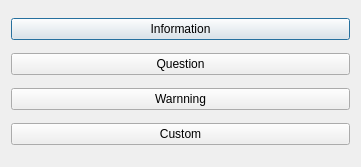
<?xml version="1.0" encoding="UTF-8"?>
<ui version="4.0">
 <class>Dialog</class>
 <widget class="QDialog" name="Dialog">
  <property name="geometry">
   <rect>
    <x>0</x>
    <y>0</y>
    <width>361</width>
    <height>167</height>
   </rect>
  </property>
  <property name="windowTitle">
   <string>Dialog</string>
  </property>
  <layout class="QVBoxLayout" name="verticalLayout">
   <item>
    <widget class="QPushButton" name="info">
     <property name="text">
      <string>Information</string>
     </property>
    </widget>
   </item>
   <item>
    <widget class="QPushButton" name="question">
     <property name="text">
      <string>Question</string>
     </property>
    </widget>
   </item>
   <item>
    <widget class="QPushButton" name="warn">
     <property name="text">
      <string>Warnning</string>
     </property>
    </widget>
   </item>
   <item>
    <widget class="QPushButton" name="custom">
     <property name="text">
      <string>Custom</string>
     </property>
    </widget>
   </item>
  </layout>
 </widget>
 <resources/>
 <connections/>
</ui>
